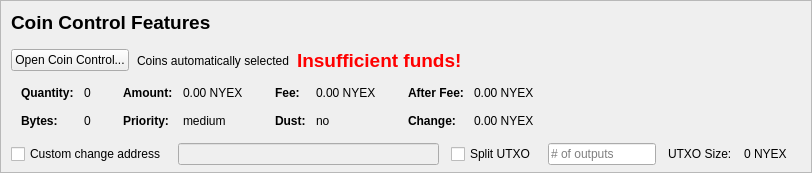
    <widget class="QFrame" name="frameCoinControl">
     <property name="sizePolicy">
      <sizepolicy hsizetype="Expanding" vsizetype="Expanding">
       <horstretch>0</horstretch>
       <verstretch>0</verstretch>
      </sizepolicy>
     </property>
     <property name="maximumSize">
      <size>
       <width>16777215</width>
       <height>16777215</height>
      </size>
     </property>
     <property name="frameShape">
      <enum>QFrame::StyledPanel</enum>
     </property>
     <property name="frameShadow">
      <enum>QFrame::Sunken</enum>
     </property>
     <layout class="QVBoxLayout" name="verticalLayoutCoinControl2">
      <property name="spacing">
       <number>0</number>
      </property>
      <property name="leftMargin">
       <number>0</number>
      </property>
      <property name="topMargin">
       <number>0</number>
      </property>
      <property name="rightMargin">
       <number>0</number>
      </property>
      <property name="bottomMargin">
       <number>6</number>
      </property>
      <item>
       <layout class="QVBoxLayout" name="verticalLayoutCoinControl" stretch="0,0,0,0,1">
        <property name="spacing">
         <number>0</number>
        </property>
        <property name="leftMargin">
         <number>10</number>
        </property>
        <property name="topMargin">
         <number>10</number>
        </property>
        <item>
         <layout class="QHBoxLayout" name="horizontalLayoutCoinControl1">
          <property name="bottomMargin">
           <number>15</number>
          </property>
          <item>
           <widget class="QLabel" name="labelCoinControlFeatures">
            <property name="sizePolicy">
             <sizepolicy hsizetype="Preferred" vsizetype="Maximum">
              <horstretch>0</horstretch>
              <verstretch>0</verstretch>
             </sizepolicy>
            </property>
            <property name="font">
             <font>
              
              <pointsize>14</pointsize>
              <weight>75</weight>
              <bold>true</bold>
             </font>
            </property>
            <property name="styleSheet">
             <string notr="true">font-weight:bold;</string>
            </property>
            <property name="text">
             <string>Coin Control Features</string>
            </property>
           </widget>
          </item>
         </layout>
        </item>
        <item>
         <layout class="QHBoxLayout" name="horizontalLayoutCoinControl2" stretch="0,0,0,0">
          <property name="spacing">
           <number>8</number>
          </property>
          <property name="bottomMargin">
           <number>10</number>
          </property>
          <item>
           <widget class="QPushButton" name="pushButtonCoinControl">
            <property name="styleSheet">
             <string notr="true"/>
            </property>
            <property name="text">
             <string>Open Coin Control...</string>
            </property>
            <property name="autoDefault">
             <bool>false</bool>
            </property>
           </widget>
          </item>
          <item>
           <widget class="QLabel" name="labelCoinControlAutomaticallySelected">
            <property name="text">
             <string>Coins automatically selected</string>
            </property>
            <property name="margin">
             <number>5</number>
            </property>
           </widget>
          </item>
          <item>
           <widget class="QLabel" name="labelCoinControlInsuffFunds">
            <property name="font">
             <font>
              
              <pointsize>14</pointsize>
              <weight>75</weight>
              <bold>true</bold>
             </font>
            </property>
            <property name="styleSheet">
             <string notr="true">color:red;font-weight:bold;</string>
            </property>
            <property name="text">
             <string>Insufficient funds!</string>
            </property>
            <property name="margin">
             <number>5</number>
            </property>
           </widget>
          </item>
          <item>
           <spacer name="horizontalSpacerCoinControl">
            <property name="orientation">
             <enum>Qt::Horizontal</enum>
            </property>
            <property name="sizeHint" stdset="0">
             <size>
              <width>40</width>
              <height>1</height>
             </size>
            </property>
           </spacer>
          </item>
         </layout>
        </item>
        <item>
         <widget class="QWidget" name="widgetCoinControl" native="true">
          <property name="sizePolicy">
           <sizepolicy hsizetype="Preferred" vsizetype="Preferred">
            <horstretch>0</horstretch>
            <verstretch>0</verstretch>
           </sizepolicy>
          </property>
          <property name="minimumSize">
           <size>
            <width>0</width>
            <height>0</height>
           </size>
          </property>
          <property name="styleSheet">
           <string notr="true"/>
          </property>
          <layout class="QHBoxLayout" name="horizontalLayoutCoinControl5">
           <property name="leftMargin">
            <number>0</number>
           </property>
           <property name="topMargin">
            <number>0</number>
           </property>
           <property name="rightMargin">
            <number>0</number>
           </property>
           <property name="bottomMargin">
            <number>0</number>
           </property>
           <item>
            <layout class="QHBoxLayout" name="horizontalLayoutCoinControl3" stretch="0,0,0,1">
             <property name="spacing">
              <number>20</number>
             </property>
             <property name="topMargin">
              <number>0</number>
             </property>
             <property name="bottomMargin">
              <number>10</number>
             </property>
             <item>
              <layout class="QFormLayout" name="formLayoutCoinControl1">
               <property name="horizontalSpacing">
                <number>10</number>
               </property>
               <property name="verticalSpacing">
                <number>14</number>
               </property>
               <property name="leftMargin">
                <number>10</number>
               </property>
               <property name="topMargin">
                <number>4</number>
               </property>
               <property name="rightMargin">
                <number>6</number>
               </property>
               <item row="0" column="0">
                <widget class="QLabel" name="labelCoinControlQuantityText">
                 <property name="font">
                  <font>
                   <weight>75</weight>
                   <bold>true</bold>
                  </font>
                 </property>
                 <property name="text">
                  <string>Quantity:</string>
                 </property>
                 <property name="margin">
                  <number>0</number>
                 </property>
                </widget>
               </item>
               <item row="0" column="1">
                <widget class="QLabel" name="labelCoinControlQuantity">
                 <property name="cursor">
                  <cursorShape>IBeamCursor</cursorShape>
                 </property>
                 <property name="contextMenuPolicy">
                  <enum>Qt::ActionsContextMenu</enum>
                 </property>
                 <property name="text">
                  <string notr="true">0</string>
                 </property>
                 <property name="margin">
                  <number>0</number>
                 </property>
                 <property name="textInteractionFlags">
                  <set>Qt::LinksAccessibleByMouse|Qt::TextSelectableByKeyboard|Qt::TextSelectableByMouse</set>
                 </property>
                </widget>
               </item>
               <item row="1" column="0">
                <widget class="QLabel" name="labelCoinControlBytesText">
                 <property name="font">
                  <font>
                   <weight>75</weight>
                   <bold>true</bold>
                  </font>
                 </property>
                 <property name="text">
                  <string>Bytes:</string>
                 </property>
                </widget>
               </item>
               <item row="1" column="1">
                <widget class="QLabel" name="labelCoinControlBytes">
                 <property name="cursor">
                  <cursorShape>IBeamCursor</cursorShape>
                 </property>
                 <property name="contextMenuPolicy">
                  <enum>Qt::ActionsContextMenu</enum>
                 </property>
                 <property name="text">
                  <string notr="true">0</string>
                 </property>
                 <property name="textInteractionFlags">
                  <set>Qt::LinksAccessibleByMouse|Qt::TextSelectableByKeyboard|Qt::TextSelectableByMouse</set>
                 </property>
                </widget>
               </item>
              </layout>
             </item>
             <item>
              <layout class="QFormLayout" name="formLayoutCoinControl2">
               <property name="horizontalSpacing">
                <number>10</number>
               </property>
               <property name="verticalSpacing">
                <number>14</number>
               </property>
               <property name="leftMargin">
                <number>6</number>
               </property>
               <property name="topMargin">
                <number>4</number>
               </property>
               <property name="rightMargin">
                <number>6</number>
               </property>
               <item row="0" column="0">
                <widget class="QLabel" name="labelCoinControlAmountText">
                 <property name="font">
                  <font>
                   <weight>75</weight>
                   <bold>true</bold>
                  </font>
                 </property>
                 <property name="text">
                  <string>Amount:</string>
                 </property>
                 <property name="margin">
                  <number>0</number>
                 </property>
                </widget>
               </item>
               <item row="0" column="1">
                <widget class="QLabel" name="labelCoinControlAmount">
                 <property name="cursor">
                  <cursorShape>IBeamCursor</cursorShape>
                 </property>
                 <property name="contextMenuPolicy">
                  <enum>Qt::ActionsContextMenu</enum>
                 </property>
                 <property name="text">
                  <string notr="true">0.00 NYEX</string>
                 </property>
                 <property name="textInteractionFlags">
                  <set>Qt::LinksAccessibleByMouse|Qt::TextSelectableByKeyboard|Qt::TextSelectableByMouse</set>
                 </property>
                </widget>
               </item>
               <item row="1" column="0">
                <widget class="QLabel" name="labelCoinControlPriorityText">
                 <property name="font">
                  <font>
                   <weight>75</weight>
                   <bold>true</bold>
                  </font>
                 </property>
                 <property name="text">
                  <string>Priority:</string>
                 </property>
                </widget>
               </item>
               <item row="1" column="1">
                <widget class="QLabel" name="labelCoinControlPriority">
                 <property name="cursor">
                  <cursorShape>IBeamCursor</cursorShape>
                 </property>
                 <property name="contextMenuPolicy">
                  <enum>Qt::ActionsContextMenu</enum>
                 </property>
                 <property name="text">
                  <string>medium</string>
                 </property>
                 <property name="textInteractionFlags">
                  <set>Qt::LinksAccessibleByMouse|Qt::TextSelectableByKeyboard|Qt::TextSelectableByMouse</set>
                 </property>
                </widget>
               </item>
              </layout>
             </item>
             <item>
              <layout class="QFormLayout" name="formLayoutCoinControl3">
               <property name="horizontalSpacing">
                <number>10</number>
               </property>
               <property name="verticalSpacing">
                <number>14</number>
               </property>
               <property name="leftMargin">
                <number>6</number>
               </property>
               <property name="topMargin">
                <number>4</number>
               </property>
               <property name="rightMargin">
                <number>6</number>
               </property>
               <item row="0" column="0">
                <widget class="QLabel" name="labelCoinControlFeeText">
                 <property name="font">
                  <font>
                   <weight>75</weight>
                   <bold>true</bold>
                  </font>
                 </property>
                 <property name="text">
                  <string>Fee:</string>
                 </property>
                 <property name="margin">
                  <number>0</number>
                 </property>
                </widget>
               </item>
               <item row="0" column="1">
                <widget class="QLabel" name="labelCoinControlFee">
                 <property name="cursor">
                  <cursorShape>IBeamCursor</cursorShape>
                 </property>
                 <property name="contextMenuPolicy">
                  <enum>Qt::ActionsContextMenu</enum>
                 </property>
                 <property name="text">
                  <string notr="true">0.00 NYEX</string>
                 </property>
                 <property name="textInteractionFlags">
                  <set>Qt::LinksAccessibleByMouse|Qt::TextSelectableByKeyboard|Qt::TextSelectableByMouse</set>
                 </property>
                </widget>
               </item>
               <item row="1" column="0">
                <widget class="QLabel" name="labelCoinControlLowOutputText">
                 <property name="font">
                  <font>
                   <weight>75</weight>
                   <bold>true</bold>
                  </font>
                 </property>
                 <property name="text">
                  <string>Dust:</string>
                 </property>
                </widget>
               </item>
               <item row="1" column="1">
                <widget class="QLabel" name="labelCoinControlLowOutput">
                 <property name="cursor">
                  <cursorShape>IBeamCursor</cursorShape>
                 </property>
                 <property name="contextMenuPolicy">
                  <enum>Qt::ActionsContextMenu</enum>
                 </property>
                 <property name="text">
                  <string>no</string>
                 </property>
                 <property name="textInteractionFlags">
                  <set>Qt::LinksAccessibleByMouse|Qt::TextSelectableByKeyboard|Qt::TextSelectableByMouse</set>
                 </property>
                </widget>
               </item>
              </layout>
             </item>
             <item>
              <layout class="QFormLayout" name="formLayoutCoinControl4">
               <property name="horizontalSpacing">
                <number>10</number>
               </property>
               <property name="verticalSpacing">
                <number>14</number>
               </property>
               <property name="leftMargin">
                <number>6</number>
               </property>
               <property name="topMargin">
                <number>4</number>
               </property>
               <property name="rightMargin">
                <number>6</number>
               </property>
               <item row="0" column="0">
                <widget class="QLabel" name="labelCoinControlAfterFeeText">
                 <property name="font">
                  <font>
                   <weight>75</weight>
                   <bold>true</bold>
                  </font>
                 </property>
                 <property name="text">
                  <string>After Fee:</string>
                 </property>
                 <property name="margin">
                  <number>0</number>
                 </property>
                </widget>
               </item>
               <item row="0" column="1">
                <widget class="QLabel" name="labelCoinControlAfterFee">
                 <property name="cursor">
                  <cursorShape>IBeamCursor</cursorShape>
                 </property>
                 <property name="contextMenuPolicy">
                  <enum>Qt::ActionsContextMenu</enum>
                 </property>
                 <property name="text">
                  <string notr="true">0.00 NYEX</string>
                 </property>
                 <property name="textInteractionFlags">
                  <set>Qt::LinksAccessibleByMouse|Qt::TextSelectableByKeyboard|Qt::TextSelectableByMouse</set>
                 </property>
                </widget>
               </item>
               <item row="1" column="0">
                <widget class="QLabel" name="labelCoinControlChangeText">
                 <property name="font">
                  <font>
                   <weight>75</weight>
                   <bold>true</bold>
                  </font>
                 </property>
                 <property name="text">
                  <string>Change:</string>
                 </property>
                </widget>
               </item>
               <item row="1" column="1">
                <widget class="QLabel" name="labelCoinControlChange">
                 <property name="cursor">
                  <cursorShape>IBeamCursor</cursorShape>
                 </property>
                 <property name="contextMenuPolicy">
                  <enum>Qt::ActionsContextMenu</enum>
                 </property>
                 <property name="text">
                  <string notr="true">0.00 NYEX</string>
                 </property>
                 <property name="textInteractionFlags">
                  <set>Qt::LinksAccessibleByMouse|Qt::TextSelectableByKeyboard|Qt::TextSelectableByMouse</set>
                 </property>
                </widget>
               </item>
              </layout>
             </item>
            </layout>
           </item>
          </layout>
         </widget>
        </item>
        <item>
         <layout class="QHBoxLayout" name="horizontalLayoutCoinControl4" stretch="0,0,0,0,0,0,0">
          <property name="spacing">
           <number>12</number>
          </property>
          <property name="sizeConstraint">
           <enum>QLayout::SetDefaultConstraint</enum>
          </property>
          <property name="topMargin">
           <number>5</number>
          </property>
          <property name="rightMargin">
           <number>5</number>
          </property>
          <item>
           <widget class="QCheckBox" name="checkBoxCoinControlChange">
            <property name="toolTip">
             <string>If this is activated, but the change address is empty or invalid, change will be sent to a newly generated address.</string>
            </property>
            <property name="text">
             <string>Custom change address</string>
            </property>
           </widget>
          </item>
          <item>
           <widget class="QValidatedLineEdit" name="lineEditCoinControlChange">
            <property name="enabled">
             <bool>false</bool>
            </property>
            <property name="sizePolicy">
             <sizepolicy hsizetype="Expanding" vsizetype="Fixed">
              <horstretch>0</horstretch>
              <verstretch>0</verstretch>
             </sizepolicy>
            </property>
           </widget>
          </item>
          <item>
           <widget class="QCheckBox" name="splitBlockCheckBox">
            <property name="text">
             <string>Split UTXO</string>
            </property>
           </widget>
          </item>
          <item>
           <widget class="QLineEdit" name="splitBlockLineEdit">
            <property name="sizePolicy">
             <sizepolicy hsizetype="Fixed" vsizetype="Fixed">
              <horstretch>50</horstretch>
              <verstretch>0</verstretch>
             </sizepolicy>
            </property>
            <property name="placeholderText">
             <string># of outputs</string>
            </property>
           </widget>
          </item>
          <item>
           <widget class="QLabel" name="labelBlockSizeText">
            <property name="text">
             <string>UTXO Size:</string>
            </property>
           </widget>
          </item>
          <item>
           <widget class="QLabel" name="labelBlockSize">
            <property name="text">
             <string>0 NYEX</string>
            </property>
           </widget>
          </item>
          <item>
           <widget class="QLabel" name="labelCoinControlChangeLabel">
            <property name="sizePolicy">
             <sizepolicy hsizetype="Preferred" vsizetype="Expanding">
              <horstretch>0</horstretch>
              <verstretch>0</verstretch>
             </sizepolicy>
            </property>
            <property name="minimumSize">
             <size>
              <width>0</width>
              <height>0</height>
             </size>
            </property>
            <property name="text">
             <string/>
            </property>
            <property name="margin">
             <number>3</number>
            </property>
           </widget>
          </item>
         </layout>
        </item>
        <item>
         <spacer name="verticalSpacerCoinControl">
          <property name="orientation">
           <enum>Qt::Vertical</enum>
          </property>
          <property name="sizeHint" stdset="0">
           <size>
            <width>800</width>
            <height>1</height>
           </size>
          </property>
         </spacer>
        </item>
       </layout>
      </item>
     </layout>
    </widget>
